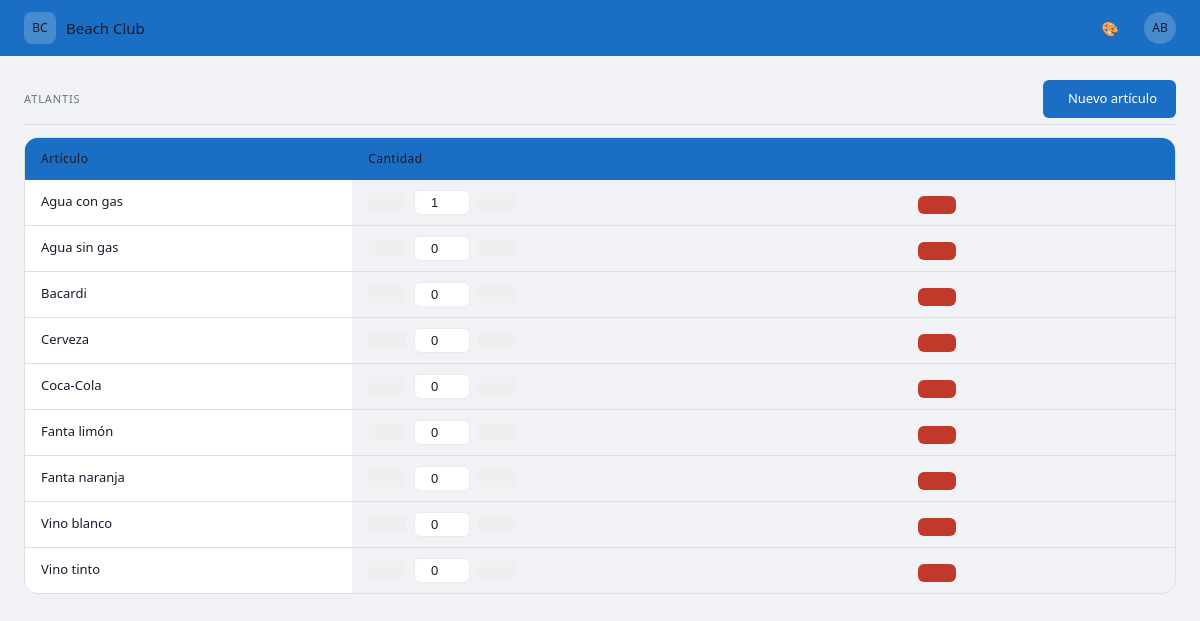
/pedidos/1/, run on the app's committed database.
### core/models.py (models this page shows, shortened)
class Espacio(models.Model):
    nombre = models.CharField(max_length=100)
    descripcion = models.TextField(blank=True)
    activo = models.BooleanField(default=True)
    class Meta:
        verbose_name = 'Espacio'
        verbose_name_plural = 'Espacios'
        ordering = ['nombre']

class ArticuloPedido(models.Model):
    espacio = models.ForeignKey(Espacio, on_delete=models.CASCADE, related_name='articulos')
    nombre = models.CharField(max_length=200)
    cantidad = models.PositiveIntegerField(default=0)
    class Meta:
        verbose_name = 'Artículo de pedido'
        verbose_name_plural = 'Artículos de pedido'
        ordering = ['nombre']

### core/views.py (the view)
# urls.py: path('pedidos/<int:pk>/', views.pedidos_espacio, name='pedidos_espacio'),
def pedidos_espacio(request, pk):
    espacio = get_object_or_404(Espacio, pk=pk)
    articulos = ArticuloPedido.objects.filter(espacio=espacio)
    return render(request, 'core/pedidos_espacio.html', {
        'espacio': espacio,
        'articulos': articulos,
    })

### core/templates/core/pedidos_espacio.html (shortened to what this page needs)
{% extends 'core/base.html' %}
{% block content %}
<div class="bc-section">
  <div class="bc-section-header">
    <span class="bc-section-header-title">{{ espacio.nombre }}</span>
    <a href="{% url 'nuevo_articulo' espacio.pk %}" class="bc-btn bc-btn-primary">
       Nuevo artículo
    </a>
  </div>
  <div class="bc-table-wrapper">
    <table class="bc-table">
      <thead>
        <tr>
          <th>Artículo</th>
          <th>Cantidad</th>
          <th></th>
        </tr>
      </thead>
      <tbody>
        {% for articulo in articulos %}
        <tr>
          <td>{{ articulo.nombre }}</td>
          <td>
            <div style="display:flex; align-items:center; gap:8px;">
              <button class="bc-btn bc-btn-sm btn-cantidad" data-id="{{ articulo.pk }}" data-accion="bajar">
              </button>
              <input type="number" min="0" value="{{ articulo.cantidad }}"
                     class="input-cantidad"
                     data-id="{{ articulo.pk }}"
                     style="width:56px; text-align:center; padding:4px 6px;
                            background:var(--color-surface); border:0.5px solid var(--color-border);
                            border-radius:var(--radius-sm); color:var(--color-text); font-size:13px;">
              <button class="bc-btn bc-btn-sm btn-cantidad" data-id="{{ articulo.pk }}" data-accion="subir">
              </button>
            </div>
          </td>
          <td style="white-space:nowrap;">
            <a href="{% url 'editar_articulo' articulo.pk %}" class="bc-btn bc-btn-sm">
            </a>
            <form method="post" action="{% url 'eliminar_articulo' articulo.pk %}" style="display:inline;">
              <button type="submit" class="bc-btn bc-btn-sm bc-btn-danger"
                      onclick="return confirm('¿Eliminar {{ articulo.nombre }}?')">
              </button>
            </form>
          </td>
        </tr>
        {% empty %}
        <tr><td colspan="3">No hay artículos. Añade el primero.</td></tr>
        {% endfor %}
      </tbody>
    </table>
  </div>
</div>
{% endblock %}

### core/static/css/main.css (style rules this page uses)
:root { --color-primary: #1a6fc4; --color-primary-dk: #1557a0; --color-accent: #e8a020; --color-success: #1d9e75; --color-danger: #c0392b; --color-warning: #e8a020; --color-bg: #f0f2f5; --color-surface: #ffffff; --color-border: rgba(0, 0, 0, 0.08); --color-text: #1a1a2e; --color-muted: #6b7280; --radius-sm: 6px; --radius-md: 10px; --radius-lg: 14px; --navbar-h: 56px; }
*, *::before, *::after { box-sizing: border-box; margin: 0; padding: 0; }
body { font-family: system-ui, -apple-system, sans-serif; font-size: 14px; background: var(--color-bg); color: var(--color-text); line-height: 1.5; }
.bc-section { margin-bottom: 28px; }
.bc-table-wrapper { border: 0.5px solid var(--color-border); border-radius: var(--radius-lg); overflow: hidden; overflow-x: auto; -webkit-overflow-scrolling: touch; }
.bc-table { width: 100%; border-collapse: collapse; font-size: 13px; min-width: 500px; white-space: nowrap; }
.bc-table thead { background: var(--color-primary); }
.bc-table thead th { text-align: left; font-size: 12px; font-weight: 500; color: var(--color-primary-text); padding: 12px 16px; white-space: nowrap; letter-spacing: 0.04em; }
.bc-table tbody tr { border-bottom: 0.5px solid var(--color-border); transition: background 0.1s; }
.bc-table tbody tr:last-child { border-bottom: none; }
.bc-table tbody td { padding: 10px 16px; color: var(--color-text); white-space: nowrap; vertical-align: middle; }
.bc-table tbody td:first-child { position: sticky; left: 0; background: var(--color-surface); z-index: 1; }
.bc-table thead th:first-child { position: sticky; left: 0; background: var(--color-primary); z-index: 2; }
.bc-btn { font-size: 13px; font-weight: 500; padding: 8px 18px; border-radius: var(--radius-sm); border: 0.5px solid transparent; cursor: pointer; transition: opacity 0.15s; text-decoration: none; display: inline-flex; align-items: center; gap: 6px; }
.bc-btn-primary { background: var(--color-primary); color: #fff; }
.bc-btn-danger { background: var(--color-danger); color: #fff; }
.bc-section-header { display: flex; align-items: center; justify-content: space-between; margin-bottom: 12px; padding-bottom: 6px; border-bottom: 0.5px solid var(--color-border); }
.bc-section-header-title { font-size: 11px; font-weight: 500; letter-spacing: 0.08em; color: var(--color-muted); text-transform: uppercase; }
form { margin: 0; }

### data on the page
Espacio: nombre "ATLANTIS"
ArticuloPedido: nombre "Agua con gas", cantidad "1"
ArticuloPedido: nombre "Agua sin gas", cantidad "0"
ArticuloPedido: nombre "Bacardi", cantidad "0"
ArticuloPedido: nombre "Cerveza", cantidad "0"
ArticuloPedido: nombre "Coca-Cola", cantidad "0"
ArticuloPedido: nombre "Fanta limón", cantidad "0"
ArticuloPedido: nombre "Fanta naranja", cantidad "0"
ArticuloPedido: nombre "Vino blanco", cantidad "0"
ArticuloPedido: nombre "Vino tinto", cantidad "0"
